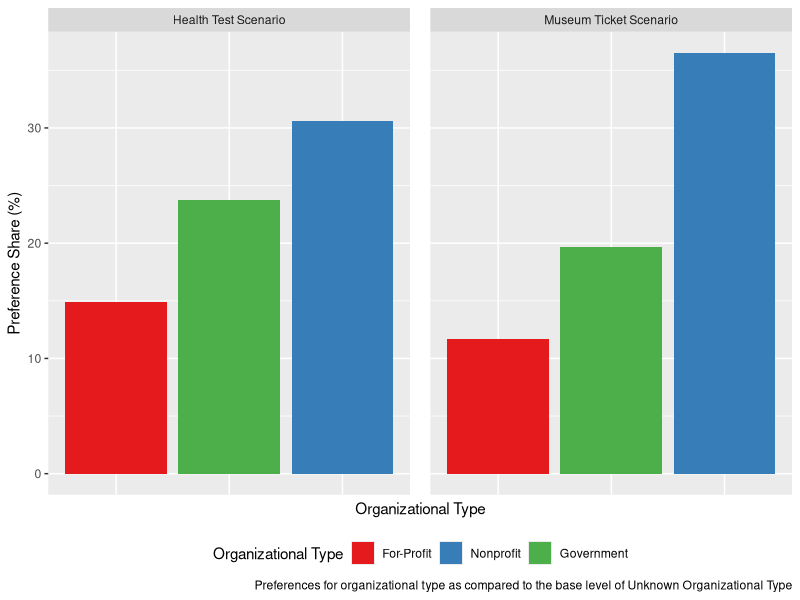

R code for this plot:

getwd()
setwd()

require(dplyr)
require(ggplot2)
require(tidyr)
require(scales)
require(readxl)
require(RColorBrewer)
require(forcats)


MarketShareOrg <- read_excel("OrgType_Simulator.xlsx")

MarketShareOrg <- MarketShareOrg %>%
  mutate(orgtype_cat = factor(orgtype, levels = c(1, 2, 3), labels = c("For-Profit", "Nonprofit", "Government"), ordered = TRUE))
MarketShareOrg$orgtype <- factor(MarketShareOrg$orgtype, levels = c(1, 3, 2), ordered = TRUE)

ggplot(MarketShareOrg,aes(x = orgtype, y = ms, fill=factor(orgtype_cat))) +
  geom_bar(stat="identity") +
  #geom_errorbar(aes(ymin=mslb2, ymax=msub2), width=.1, color="black", position = position_dodge(width = 0.5)) +
  facet_grid(~scenario, scales = "free", space = "free") +
  scale_fill_brewer(palette = "Set1") +
  labs(x = "Organizational Type",  
       y = "Preference Share (%)",  
       fill = "Organizational Type",
      caption="Preferences for organizational type as compared to the base level of Unknown Organizational Type")+
  theme(legend.position = "bottom", axis.text.x=element_blank(), axis.ticks.x =element_blank(), panel.spacing.x = unit(1, "lines")) 


